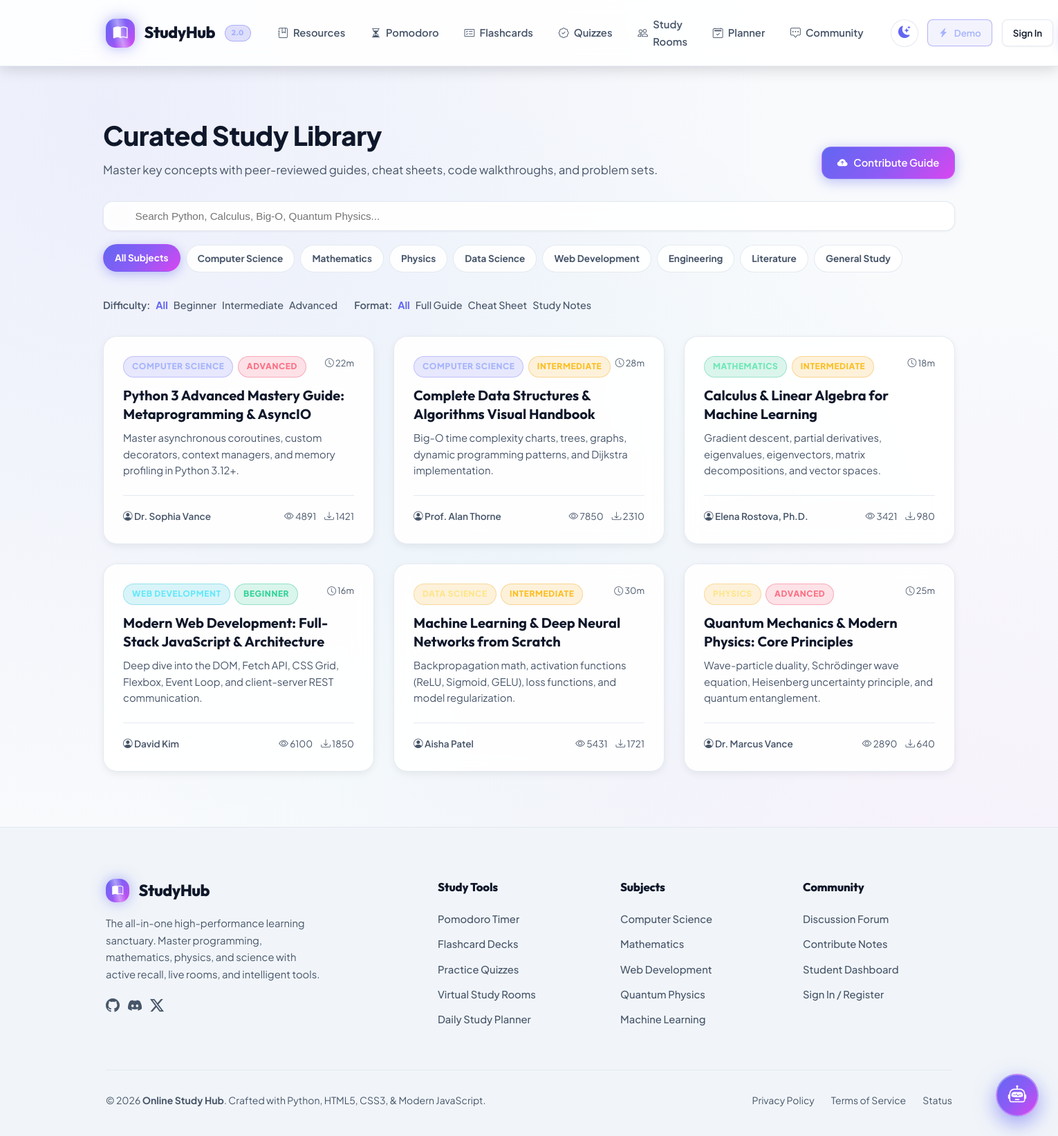
Page /resources on the committed database.
### tables this page shows
CREATE TABLE resources (
        id INTEGER PRIMARY KEY AUTOINCREMENT,
        title TEXT NOT NULL,
        subject TEXT NOT NULL,
        category TEXT NOT NULL,
        difficulty TEXT DEFAULT 'Beginner',
        description TEXT,
        content TEXT,
        key_takeaways TEXT,
        author TEXT DEFAULT 'StudyHub Faculty',
        read_time_mins INTEGER DEFAULT 15,
        downloads_count INTEGER DEFAULT 0,
        views_count INTEGER DEFAULT 0,
        featured INTEGER DEFAULT 0,
        created_at TIMESTAMP DEFAULT CURRENT_TIMESTAMP
    );

### app.py (the view)
@app.route('/resources')
def resources():
    subject = request.args.get('subject', 'All')
    category = request.args.get('category', 'All')
    difficulty = request.args.get('difficulty', 'All')
    search = request.args.get('search', '').strip()
    all_res = models.get_all_resources(subject=subject, category=category, difficulty=difficulty, search=search)
    return render_template('resources.html',
                           resources=all_res,
                           selected_subject=subject,
                           selected_category=category,
                           selected_difficulty=difficulty,
                           search_query=search)

### app.py (called while the page is built)
@app.context_processor
def inject_global_data():
    current_user = None
    user_id = session.get('user_id')
    if user_id:
        current_user = models.get_user_by_id(user_id)
        if not current_user:
            session.pop('user_id', None)
    platform_stats = models.get_platform_stats()
    return {
        'current_user': current_user,
        'platform_stats': platform_stats,
        'app_name': 'StudyHub',
        'subjects_list': [
            'Computer Science', 'Mathematics', 'Physics', 'Data Science',
            'Web Development', 'Engineering', 'Literature', 'General Study'
        ]
    }

### database.py (called while the page is built)
def get_db():
    conn = sqlite3.connect(DB_PATH)
    conn.row_factory = sqlite3.Row
    return conn

### models.py (called while the page is built)
def get_all_resources(subject=None, difficulty=None, search=None, category=None):
    conn = get_db()
    query = "SELECT * FROM resources WHERE 1=1"
    params = []
    if subject and subject != 'All':
        query += " AND subject = ?"
        params.append(subject)
    if difficulty and difficulty != 'All':
        query += " AND difficulty = ?"
        params.append(difficulty)
    if category and category != 'All':
        query += " AND category = ?"
        params.append(category)
    if search:
        query += " AND (title LIKE ? OR description LIKE ? OR content LIKE ?)"
        s = f"%{search}%"
        params.extend([s, s, s])
    query += " ORDER BY featured DESC, created_at DESC"
    resources = conn.execute(query, params).fetchall()
    conn.close()
    return resources

def get_platform_stats():
    conn = get_db()
    total_users = conn.execute("SELECT COUNT(*) FROM users").fetchone()[0]
    total_resources = conn.execute("SELECT COUNT(*) FROM resources").fetchone()[0]
    total_decks = conn.execute("SELECT COUNT(*) FROM flashcard_decks").fetchone()[0]
    total_quizzes = conn.execute("SELECT COUNT(*) FROM quizzes").fetchone()[0]
    total_rooms = conn.execute("SELECT COUNT(*) FROM study_rooms").fetchone()[0]
    conn.close()
    return {
        "users": total_users + 1240, # Add social proof baseline
        "resources": total_resources,
        "decks": total_decks,
        "quizzes": total_quizzes,
        "rooms": total_rooms,
        "study_hours": 14850
    }

### templates/resources.html (shortened to what this page needs)
{% extends "base.html" %}
{% block content %}
<div class="container" style="padding: 3rem 1.5rem 5rem;">
  <div style="display: flex; justify-content: space-between; align-items: flex-end; margin-bottom: 2rem; flex-wrap: wrap; gap: 1rem;">
    <div>
      <h1 style="font-size: 2.4rem; font-weight: 800; letter-spacing: -0.5px;">Curated Study Library</h1>
      <p style="color: var(--text-muted); font-size: 1.05rem; margin-top: 0.25rem;">
        Master key concepts with peer-reviewed guides, cheat sheets, code walkthroughs, and problem sets.
      </p>
    </div>
    <a href="{{ url_for('new_resource') }}" class="btn btn-primary">
      <i class="bi bi-cloud-arrow-up-fill"></i> Contribute Guide
    </a>
  </div>
  <form method="GET" action="{{ url_for('resources') }}" class="filter-bar">
    <div class="search-input-wrap">
      <input type="text" name="search" class="search-input" placeholder="Search Python, Calculus, Big-O, Quantum Physics..." value="{{ search_query }}">
    </div>
    <div class="pill-group">
      <a href="{{ url_for('resources', subject='All', category=selected_category, difficulty=selected_difficulty) }}" class="pill-btn {% if selected_subject == 'All' %}active{% endif %}">All Subjects</a>
      {% for subj in subjects_list %}
        <a href="{{ url_for('resources', subject=subj, category=selected_category, difficulty=selected_difficulty) }}" class="pill-btn {% if selected_subject == subj %}active{% endif %}">
          {{ subj }}
        </a>
      {% endfor %}
    </div>
  </form>
  <div style="display: flex; gap: 1.5rem; margin-bottom: 2rem; align-items: center; flex-wrap: wrap; font-size: 0.9rem; color: var(--text-muted);">
    <div style="display: flex; align-items: center; gap: 0.5rem;">
      <span style="font-weight: 600;">Difficulty:</span>
      {% for diff in ['All', 'Beginner', 'Intermediate', 'Advanced'] %}
        <a href="{{ url_for('resources', subject=selected_subject, category=selected_category, difficulty=diff) }}" style="color: {% if selected_difficulty == diff %}var(--primary){% else %}var(--text-muted){% endif %}; font-weight: {% if selected_difficulty == diff %}700{% else %}500{% endif %}; text-decoration: none;">
          {{ diff }}
        </a>
      {% endfor %}
    </div>
    <div style="display: flex; align-items: center; gap: 0.5rem;">
      <span style="font-weight: 600;">Format:</span>
      {% for cat in ['All', 'Full Guide', 'Cheat Sheet', 'Study Notes'] %}
        <a href="{{ url_for('resources', subject=selected_subject, category=cat, difficulty=selected_difficulty) }}" style="color: {% if selected_category == cat %}var(--primary){% else %}var(--text-muted){% endif %}; font-weight: {% if selected_category == cat %}700{% else %}500{% endif %}; text-decoration: none;">
          {{ cat }}
        </a>
      {% endfor %}
    </div>
  </div>
  {% if resources %}
    <div class="grid-3">
      {% for res in resources %}
        <div class="card card-clickable" onclick="window.location='{{ url_for('resource_detail', resource_id=res['id']) }}'">
          <div style="display: flex; justify-content: space-between; align-items: flex-start; margin-bottom: 0.75rem;">
            <div style="display: flex; gap: 0.4rem; flex-wrap: wrap;">
              <span class="badge {% if res['subject'] == 'Computer Science' %}badge-cs{% elif res['subject'] == 'Mathematics' %}badge-math{% elif res['subject'] == 'Web Development' %}badge-web{% else %}badge-physics{% endif %}">
                {{ res['subject'] }}
              </span>
              <span class="badge badge-diff-{{ res['difficulty']|lower }}">
                {{ res['difficulty'] }}
              </span>
            </div>
            <span style="font-size: 0.8rem; color: var(--text-muted);">
              <i class="bi bi-clock"></i> {{ res['read_time_mins'] }}m
            </span>
          </div>
          <h3 class="card-title">{{ res['title'] }}</h3>
          <p class="card-desc">{{ res['description'] }}</p>
          <div class="card-footer">
            <span style="font-weight: 600;"><i class="bi bi-person-circle"></i> {{ res['author'] }}</span>
            <div style="display: flex; gap: 0.75rem;">
              <span><i class="bi bi-eye"></i> {{ res['views_count'] }}</span>
              <span><i class="bi bi-download"></i> {{ res['downloads_count'] }}</span>
            </div>
          </div>
        </div>
      {% endfor %}
    </div>
  {% endif %}
</div>
{% endblock %}

### templates/base.html (shortened to what this page needs)
<!DOCTYPE html>
<html lang="en" data-theme="light">
<head>
  <link rel="stylesheet" href="https://cdn.jsdelivr.net/npm/bootstrap-icons@1.11.3/font/bootstrap-icons.min.css">
  <link rel="stylesheet" href="{{ url_for('static', filename='css/style.css') }}">
  <link rel="stylesheet" href="{{ url_for('static', filename='css/components.css') }}">
</head>
<body>
  <nav class="navbar">
    <div class="container navbar-inner">
      <a href="{{ url_for('index') }}" class="nav-brand">
        <div class="brand-icon">
          <i class="bi bi-book-half"></i>
        </div>
        <span>StudyHub</span>
        <span class="brand-badge">2.0</span>
      </a>
      <ul class="nav-links" id="navLinks">
        <li><a href="{{ url_for('resources') }}" class="nav-link"><i class="bi bi-journal-bookmark"></i> Resources</a></li>
        <li><a href="{{ url_for('pomodoro') }}" class="nav-link"><i class="bi bi-hourglass-split"></i> Pomodoro</a></li>
        <li><a href="{{ url_for('flashcards') }}" class="nav-link"><i class="bi bi-card-checklist"></i> Flashcards</a></li>
        <li><a href="{{ url_for('quizzes') }}" class="nav-link"><i class="bi bi-patch-check"></i> Quizzes</a></li>
        <li><a href="{{ url_for('rooms') }}" class="nav-link"><i class="bi bi-people"></i> Study Rooms</a></li>
        <li><a href="{{ url_for('planner') }}" class="nav-link"><i class="bi bi-calendar2-check"></i> Planner</a></li>
        <li><a href="{{ url_for('community') }}" class="nav-link"><i class="bi bi-chat-square-dots"></i> Community</a></li>
      </ul>
      <div class="nav-actions">
        <button type="button" class="btn-theme-toggle" id="themeToggleBtn" title="Toggle Dark/Light Mode">
        </button>
        {% if current_user %}
          <a href="{{ url_for('dashboard') }}" class="user-menu-pill">
            <div class="avatar-circle">
              {{ current_user['username'][0]|upper }}
            </div>
            <span style="font-weight: 600; font-size: 0.9rem;">{{ current_user['full_name'] or current_user['username'] }}</span>
          </a>
          <a href="{{ url_for('logout') }}" class="btn btn-secondary btn-sm" title="Sign Out">
            <i class="bi bi-box-arrow-right"></i>
          </a>
        {% else %}
          <a href="{{ url_for('demo_login') }}" class="btn btn-outline-primary btn-sm" title="Quick 1-Click Demo Login">
            <i class="bi bi-lightning-charge-fill"></i> Demo
          </a>
          <a href="{{ url_for('login') }}" class="btn btn-secondary btn-sm">Sign In</a>
        {% endif %}
      </div>
    </div>
  </nav>
  <main style="flex: 1;">
    {% block content %}{% endblock %}
  </main>
  <button type="button" class="edubot-toggle-btn" id="edubotToggleBtn" title="Chat with AI Study Buddy">
    <i class="bi bi-robot"></i>
  </button>
  <footer class="footer">
    <div class="container">
      <div class="footer-grid">
        <div class="footer-col">
          <div class="nav-brand" style="margin-bottom: 1rem;">
            <div class="brand-icon" style="width: 34px; height: 34px; font-size: 1rem;">
              <i class="bi bi-book-half"></i>
            </div>
            <span>StudyHub</span>
          </div>
          <p style="margin-bottom: 1rem; max-width: 320px;">
            The all-in-one high-performance learning sanctuary. Master programming, mathematics, physics, and science with active recall, live rooms, and intelligent tools.
          </p>
          <div style="display: flex; gap: 0.75rem; font-size: 1.25rem;">
            <a href="#" style="color: var(--text-muted);"><i class="bi bi-github"></i></a>
            <a href="#" style="color: var(--text-muted);"><i class="bi bi-discord"></i></a>
            <a href="#" style="color: var(--text-muted);"><i class="bi bi-twitter-x"></i></a>
          </div>
        </div>
        <div class="footer-col">
          <h4>Study Tools</h4>
          <ul class="footer-links">
            <li><a href="{{ url_for('pomodoro') }}">Pomodoro Timer</a></li>
            <li><a href="{{ url_for('flashcards') }}">Flashcard Decks</a></li>
            <li><a href="{{ url_for('quizzes') }}">Practice Quizzes</a></li>
            <li><a href="{{ url_for('rooms') }}">Virtual Study Rooms</a></li>
            <li><a href="{{ url_for('planner') }}">Daily Study Planner</a></li>
          </ul>
        </div>
        <div class="footer-col">
          <h4>Subjects</h4>
          <ul class="footer-links">
            <li><a href="{{ url_for('resources', subject='Computer Science') }}">Computer Science</a></li>
            <li><a href="{{ url_for('resources', subject='Mathematics') }}">Mathematics</a></li>
            <li><a href="{{ url_for('resources', subject='Web Development') }}">Web Development</a></li>
            <li><a href="{{ url_for('resources', subject='Physics') }}">Quantum Physics</a></li>
            <li><a href="{{ url_for('resources', subject='Data Science') }}">Machine Learning</a></li>
          </ul>
        </div>
        <div class="footer-col">
          <h4>Community</h4>
          <ul class="footer-links">
            <li><a href="{{ url_for('community') }}">Discussion Forum</a></li>
            <li><a href="{{ url_for('new_resource') }}">Contribute Notes</a></li>
            <li><a href="{{ url_for('dashboard') }}">Student Dashboard</a></li>
            <li><a href="{{ url_for('login') }}">Sign In / Register</a></li>
          </ul>
        </div>
      </div>
      <div class="footer-bottom">
        <div>&copy; 2026 <strong>Online Study Hub</strong>. Crafted with Python, HTML5, CSS3, & Modern JavaScript.</div>
        <div style="display: flex; gap: 1.5rem;">
          <a href="#" style="color: var(--text-muted);">Privacy Policy</a>
          <a href="#" style="color: var(--text-muted);">Terms of Service</a>
          <a href="#" style="color: var(--text-muted);">Status</a>
        </div>
      </div>
    </div>
  </footer>
</body>
</html>

### static/css/components.css (style rules this page uses)
.edubot-toggle-btn { position: fixed; bottom: 28px; right: 28px; width: 62px; height: 62px; border-radius: var(--radius-full); background: var(--primary-gradient); color: #fff; border: 2px solid rgba(255, 255, 255, 0.3); font-size: 1.65rem; display: flex; align-items: center; justify-content: center; box-shadow: 0 10px 30px rgba(99, 102, 241, 0.6); cursor: pointer; z-index: 9999; transition: transform 0.3s cubic-bezier(0.175, 0.885, 0.32, 1.275); }

### rows in the picture
resources: subject "COMPUTER SCIENCE", difficulty "ADVANCED", read_time_mins "22", title "Python 3 Advanced Mastery Guide: Metaprogramming & AsyncIO", description "Master asynchronous coroutines, custom decorators, context managers, and memory profiling in Python 3.12+.", author "Dr. Sophia Vance", views_count "4891", downloads_count "1421"
resources: subject "COMPUTER SCIENCE", difficulty "INTERMEDIATE", read_time_mins "28", title "Complete Data Structures & Algorithms Visual Handbook", description "Big-O time complexity charts, trees, graphs, dynamic programming patterns, and Dijkstra implementation.", author "Prof. Alan Thorne", views_count "7850", downloads_count "2310"
resources: subject "MATHEMATICS", difficulty "INTERMEDIATE", read_time_mins "18", title "Calculus & Linear Algebra for Machine Learning", description "Gradient descent, partial derivatives, eigenvalues, eigenvectors, matrix decompositions, and vector spaces.", author "Elena Rostova, Ph.D.", views_count "3421", downloads_count "980"
resources: subject "WEB DEVELOPMENT", difficulty "BEGINNER", read_time_mins "16", title "Modern Web Development: Full-Stack JavaScript & Architecture", description "Deep dive into the DOM, Fetch API, CSS Grid, Flexbox, Event Loop, and client-server REST communication.", author "David Kim", views_count "6100", downloads_count "1850"
resources: difficulty "INTERMEDIATE", read_time_mins "30", title "Machine Learning & Deep Neural Networks from Scratch", description "Backpropagation math, activation functions (ReLU, Sigmoid, GELU), loss functions, and model regularization.", author "Aisha Patel", views_count "5431", downloads_count "1721"
resources: difficulty "ADVANCED", read_time_mins "25", title "Quantum Mechanics & Modern Physics: Core Principles", description "Wave-particle duality, Schrödinger wave equation, Heisenberg uncertainty principle, and quantum entanglement.", author "Dr. Marcus Vance", views_count "2890", downloads_count "640"

### other values in the picture
{{ subj }} "Computer Science" "Mathematics" "Physics" "Data Science" "Web Development" "Engineering" "Literature" "General Study"
{{ diff }} "All" "Beginner" "Intermediate" "Advanced"
{{ cat }} "All" "Full Guide" "Cheat Sheet" "Study Notes"
